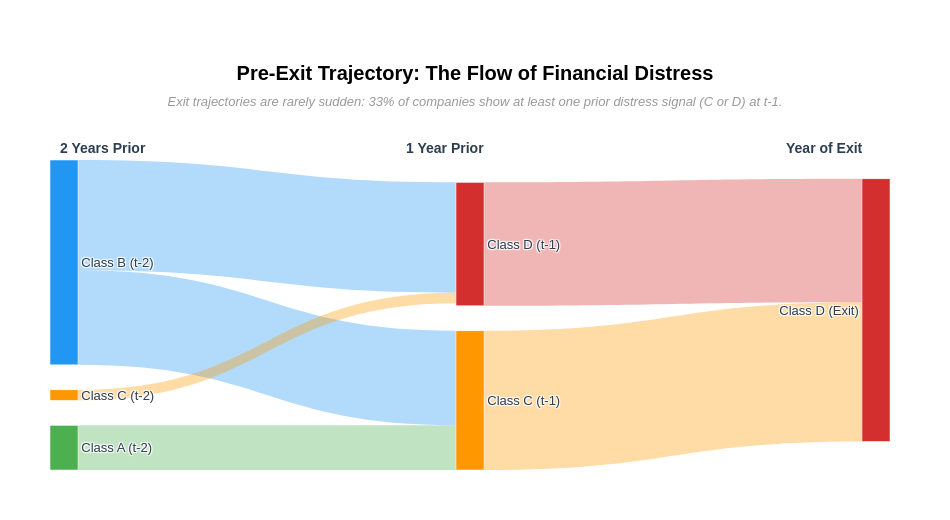

The cell this chart's notebook holds for it:
### Markdown cell above
### 9.5 Pre-Exit Trajectory

The diagrams reveal that firm exits are **rarely sudden**. Most companies pass through at least one intermediate distress state (Class C or D) in the year before disappearing, confirming that deterioration follows a gradual and partially observable trajectory. 

The first diagram uses fixed representative values for clarity; the second is fully data-driven from the 61 exiting companies in the training set.

**Practical implication:** the pre-exit trajectory suggests that temporal lag features (e.g. prior-year class, year-over-year ratio changes) could provide early warning signal if panel history is available at inference time.

### Code cell
exit_df   = train_df.copy()
last_year = train_df.groupby("company_id")["fiscal_year"].max().rename("exit_year")
exit_df   = exit_df.join(last_year, on="company_id")
exit_df["years_to_exit"] = exit_df["fiscal_year"] - exit_df["exit_year"]

pct_prior_signal = exit_df[exit_df["years_to_exit"] == -1][TARGET].isin(["C", "D"]).mean() * 100

labels      = ["Class A\n(t-2)", "Class B\n(t-2)", "Class C\n(t-2)",
               "Class C\n(t-1)", "Class D\n(t-1)", "Class D\n(Exit)"]
node_colors = ["#4caf50", "#2196f3", "#ff9800", "#ff9800", "#d32f2f", "#d32f2f"]
source      = [0,   1,   1,   2,   3,   4]
target_idx  = [3,   3,   4,   4,   5,   5]
value       = [17,  36,  42,   4,  53,  47]

link_color_map = {
    0: "rgba(76, 175, 80, 0.35)",
    1: "rgba(33, 150, 243, 0.35)",
    2: "rgba(255, 152, 0, 0.35)",
    3: "rgba(255, 152, 0, 0.35)",
    4: "rgba(211, 47, 47, 0.35)",
}
link_colors = [link_color_map[s] for s in source]

fig2 = go.Figure(data=[go.Sankey(
    arrangement="perpendicular",
    node=dict(pad=25, thickness=28, line=dict(color="white", width=0.5),
              label=labels, color=node_colors,
              hovertemplate='%{label}<br>%{value}% of cohort<extra></extra>'),
    link=dict(source=source, target=target_idx, value=value, color=link_colors,
              hovertemplate='%{source.label} → %{target.label}<br>%{value}% of cohort<extra></extra>')
)])
fig2.update_layout(
    title=dict(
        text=(
            "<b>Pre-Exit Trajectory: The Flow of Financial Distress</b><br>"
            "<span style='font-size:13px;font-weight:normal;color:#999999;font-style:italic;'>"
            f"Exit trajectories are rarely sudden: {pct_prior_signal:.0f}% of companies "
            f"show at least one prior distress signal (C or D) at t-1.</span>"
        ),
        font=dict(size=20, color="#000000"), x=0.5, xanchor="center"
    ),
    font=dict(size=13, color="#2C3E50", family="Arial"),
    paper_bgcolor="white", plot_bgcolor="white",
    margin=dict(t=160, l=50, r=60, b=50), height=520, width=950
)
for x_pos, label, anchor in [
    (0.01, "<b>2 Years Prior</b>", "left"),
    (0.47, "<b>1 Year Prior</b>",  "center"),
    (0.97, "<b>Year of Exit</b>",  "right"),
]:
    fig2.add_annotation(x=x_pos, y=1.07, text=label, showarrow=False,
                        xref="paper", yref="paper",
                        font=dict(size=14, color="#2C3E50"), xanchor=anchor)

p2 = os.path.join(OUTPUT_PATH, "survivorship_trajectory_sankey.png")
fig2.write_image(p2, scale=2)
with open(p2 + ".meta.json", "w") as f:
    json.dump({"caption": "Pre-exit class trajectory: Ordered Sankey Diagram",
               "description": "Sankey PPT-style: white bg, standard A/B/C/D colors."}, f)
fig2.show()

### Figure 1 — Plotly figure (JSON) as saved in the notebook; plotly's stock layout.template omitted (floating-point values rounded to 4 significant figures)
{"data": [{"arrangement": "perpendicular", "link": {"color": ["rgba(76, 175, 80, 0.35)", "rgba(33, 150, 243, 0.35)", "rgba(33, 150, 243, 0.35)", "rgba(255, 152, 0, 0.35)", "rgba(255, 152, 0, 0.35)", "rgba(211, 47, 47, 0.35)"], "hovertemplate": "%{source.label} → %{target.label}<br>%{value}% of cohort<extra></extra>", "source": [0, 1, 1, 2, 3, 4], "target": [3, 3, 4, 4, 5, 5], "value": [17, 36, 42, 4, 53, 47]}, "node": {"color": ["#4caf50", "#2196f3", "#ff9800", "#ff9800", "#d32f2f", "#d32f2f"], "hovertemplate": "%{label}<br>%{value}% of cohort<extra></extra>", "label": ["Class A\n(t-2)", "Class B\n(t-2)", "Class C\n(t-2)", "Class C\n(t-1)", "Class D\n(t-1)", "Class D\n(Exit)"], "line": {"color": "white", "width": 0.5}, "pad": 25, "thickness": 28}, "type": "sankey"}], "layout": {"annotations": [{"font": {"color": "#2C3E50", "size": 14}, "showarrow": false, "text": "<b>2 Years Prior</b>", "x": 0.01, "xanchor": "left", "xref": "paper", "y": 1.07, "yref": "paper"}, {"font": {"color": "#2C3E50", "size": 14}, "showarrow": false, "text": "<b>1 Year Prior</b>", "x": 0.47, "xanchor": "center", "xref": "paper", "y": 1.07, "yref": "paper"}, {"font": {"color": "#2C3E50", "size": 14}, "showarrow": false, "text": "<b>Year of Exit</b>", "x": 0.97, "xanchor": "right", "xref": "paper", "y": 1.07, "yref": "paper"}], "font": {"color": "#2C3E50", "family": "Arial", "size": 13}, "height": 520, "margin": {"b": 50, "l": 50, "r": 60, "t": 160}, "paper_bgcolor": "white", "plot_bgcolor": "white", "title": {"font": {"color": "#000000", "size": 20}, "text": "<b>Pre-Exit Trajectory: The Flow of Financial Distress</b><br><span style='font-size:13px;font-weight:normal;color:#999999;font-style:italic;'>Exit trajectories are rarely sudden: 33% of companies show at least one prior distress signal (C or D) at t-1.</span>", "x": 0.5, "xanchor": "center"}, "width": 950}}
